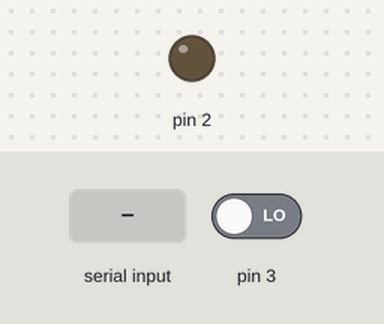
A sketch run on a simulated Arduino Uno, built with avr-gcc and run on an emulated ATmega328P. Parts: output pins drawn as LEDs (lit = HIGH). The test bench sets the inputs (shaded band); at power-on: pin 3 LOW. What the sketch prints to the serial monitor is not drawn.

Above: at 1.2 s.
1.3 s: byte 1 (0x01) received over Serial
At 2.2 s:
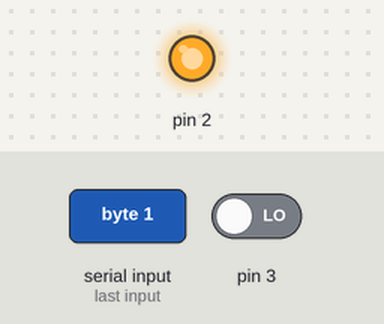
4.5 s: "1" received over Serial
At 5.8 s:
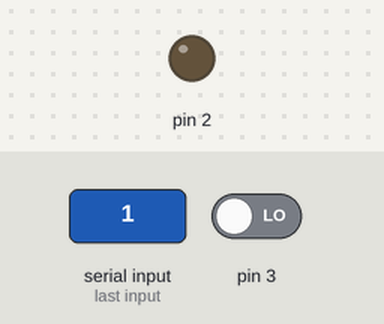
Timing chart, 0 to 7.5 s (numbered marks = the images above; inputs shaded):
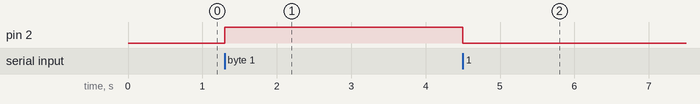

Measured:
- after the input at 1.3 s, pin 2: LOW → HIGH at once
- after the input at 4.5 s, pin 2: HIGH → LOW at once

The sketch:

simple-data.ino
```cpp
void setup() {
  Serial.begin(9600);

  pinMode(2, OUTPUT);
  pinMode(3, INPUT);
}

void loop() {
  if ( Serial.available()) {
    int data = Serial.read();
    if (data == 0x01) {
      digitalWrite(2, HIGH);
    } else {
      digitalWrite(2, LOW);
    }
  }
  Serial.write(digitalRead(3));
}
```
